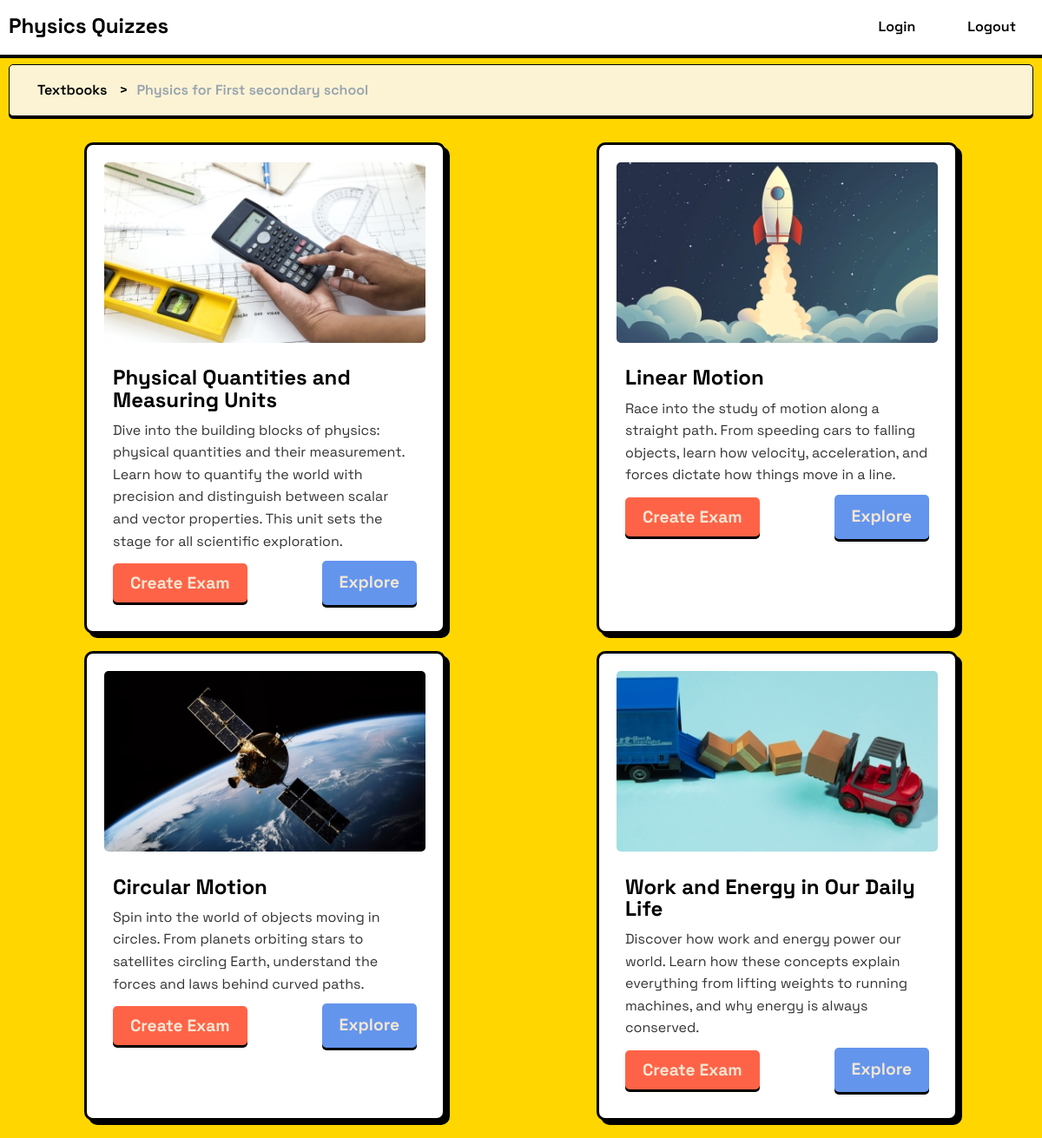
Screenshot of /textbook/1/units with the database file from the repository.
### scope/models.py (models this page shows, shortened)
class TextBook(models.Model):
    title = models.CharField(max_length=256)
    caption = models.TextField(blank=True, default="")
    cover = models.ImageField(null=True, blank=True)

class Unit(models.Model):
    textbook = models.ForeignKey(
        TextBook,
        on_delete=models.CASCADE,
        related_name="units",
        related_query_name="unit",
    )
    title = models.CharField(max_length=256)
    caption = models.TextField(blank=True, default="")
    cover = models.ImageField(null=True, blank=True)
    in_scope_order = models.PositiveSmallIntegerField(default=1)
    class Meta:
        ordering = ["in_scope_order"]
        constraints = [
            models.UniqueConstraint(
                fields=["textbook", "in_scope_order"],
                name="unique_unit_order_in_textbook",
            )
        ]
    @property
    def url(self):
        return reverse("chapters", kwargs={"unit_id": self.pk})
    @property
    def type(self):
        return "Unit"

### scope/views.py (the view)
# urls.py: path("textbook/<int:textbook_id>/units", units, name="units"),
def units(request, textbook_id):
    textbook = get_object_or_404(TextBook, id=textbook_id)
    units = Unit.objects.filter(textbook=textbook)
    return render(
        request,
        "scope/index.html",
        context={
            "title": textbook.title,
            "scopes": units,
            "breadcrumbs": [textbook],
        },
    )

### scope/templates/scope/index.html (shortened to what this page needs)
{% extends "base.html" %}
{% block content %}
<div class="breadcrumbs">
  <ul>
    <li>
      {% if not breadcrumbs %}
        Textbooks
      {% else %}
        <a href="{% url 'home' %}">Textbooks</a>
      {% endif %}
    </li>
    {% for breadcrumb in breadcrumbs %}
      <li>
        {% if forloop.last %}
          {{ breadcrumb.title }}
        {% else %}
          <a href="{{ breadcrumb.url }}">{{ breadcrumb.title }}</a>
        {% endif %}
      </li>
    {% endfor %}
  </ul>
</div>
<div class="cards">
  {% for scope in scopes %}
    {% include "components/card.html" with scope=scope %}
  {% endfor %}
</div>
{% endblock content %}

### templates/base.html (shortened to what this page needs)
{% load static %}
<!DOCTYPE html>
<html lang="en">
  <head>
    <link rel="stylesheet" href="{% static "css/base.css" %}">
    <link rel="stylesheet" href="{% static "css/header.css" %}">
    <link rel="stylesheet" href="{% static "css/breadcrumbs.css" %}">
    <link rel="stylesheet" href="{% static "css/scope.css" %}">
    <link rel="stylesheet" href="{% static "css/exam.css" %}">
  </head>
  <body>
    <header>
      <div class="container">
        <div class="header-content">
          <h1><a class="logo" href="{% url 'home' %}">Physics Quizzes</a></h1>
          <nav class="navbar">
            <ul class="nav-list">
              <li><a class="login-button" href="{% url 'login' %}">Login</a></li>
              <li>
                <form action="{% url 'logout' %}" method="post">
                  <button type="submit" class="logout-button">Logout</button>
                </form>
              </li>
            </ul>
          </nav>
        </div>
      </div>
    </header>
    <main>
      <div class="container">
        {% block content %} {% endblock %}
      </div>
    </main>
  </body>
</html>

### templates/components/card.html (shortened to what this page needs)
<div class="card">
  <div class="cover">
    <img src="{% if scope.cover %}{{ scope.cover.url }}{% endif %}" alt="{{ scope.title }}" />
  </div>
  <div class="card-content">
    <h2 class="title">{{ scope.title }}</h2>
    <p>{{ scope.caption }}</p>
    <div class="card-actions">
      <form action="{% url "exam-create" %}" method="post">
        <button type="submit" class="create-exam-btn">Create Exam</button>
      </form>
      <a class="explore-btn" href="{{scope.url}}">Explore</a>
    </div>
  </div>
</div>

### static/css/base.css (style rules this page uses)
:root { --main-background-color: #FFFFFF; --secondary-background-color: #FFF9E4; --teriary-background-color: #FFD600; --main-text-color: #000000; --secondary-text-color: #96A2AE; --component-main-color: #fab005; --component-secondary-color: #F2E6D4; --component-border-color: #000000; --component-border-radius: 5px; --component-border-width: 32px; --component-wrong-background-color: #FF4F4F; --component-right-background-color: #42AE5A; --component-shadow-color: rgba(0, 0, 0, 1); }
* { box-sizing: border-box; margin: 0; padding: 0; font-family: 'spacegrotesk', sans-serif; font-weight: 400; font-size: 16px; }
body { min-height: 100vh; width: 100%; background-color: var(--teriary-background-color); color: #333; line-height: 1.6; }
.container { max-width: 1200px; margin: 0 auto; padding: 10px; }

### static/css/header.css (style rules this page uses)
header { background-color: var(--main-background-color); border-bottom: 1px solid var(--component-border-color); box-shadow: 0px 3px 0px 0px var(--component-shadow-color); height: 4rem; }
.header-content { display: flex; justify-content: space-between; align-items: center; }
.logo { font-size: 1.5rem; font-weight: 900; cursor: pointer; text-decoration: none; color: var(--main-text-color); }

### static/css/scope.css (style rules this page uses)
.cards { display: flex; flex-wrap: wrap; justify-content: space-around; margin-top: 20px; }
.card { background-color: white; border-radius: 10px; box-shadow: 5px 5px 0px 0px rgba(0, 0, 0, 1); border: 3px solid var(--component-border-color); margin: 10px; padding: 20px; transition: all 0.2s ease-in-out; max-width: 26rem; }
.card .cover img { max-width: 100%; border-radius: 5px; }
.card .cover { text-align: center; margin-bottom: 10px; max-width: 400px; min-width: 300px; }
.card-content { padding: 10px; display: flex; flex-direction: column; }
.title { font-size: 1.5em; margin-bottom: 10px; color: var(--main-text-color); font-weight: 800; line-height: 1.05; }
.card-content p { font-size: 1em; margin-bottom: 10px; }

### static/css/exam.css (style rules this page uses)
.card-actions { display: flex; justify-content: space-between; align-items: center; margin-top: auto; }

### rows the page displays
TextBook: title "Physics for First secondary school"
Unit: cover (picture), title "Physical Quantities and Measuring Units", caption "Dive into the building blocks of physics: physical quantities and their measurement. Learn how to quantify the world with precision and distinguish between scalar and vector properties. This unit sets the stage for all scientific exploration."
Unit: cover (picture), title "Linear Motion", caption "Race into the study of motion along a straight path. From speeding cars to falling objects, learn how velocity, acceleration, and forces dictate how things move in a line."
Unit: cover (picture), title "Circular Motion", caption "Spin into the world of objects moving in circles. From planets orbiting stars to satellites circling Earth, understand the forces and laws behind curved paths."
Unit: cover (picture), title "Work and Energy in Our Daily Life", caption "Discover how work and energy power our world. Learn how these concepts explain everything from lifting weights to running machines, and why energy is always conserved."
